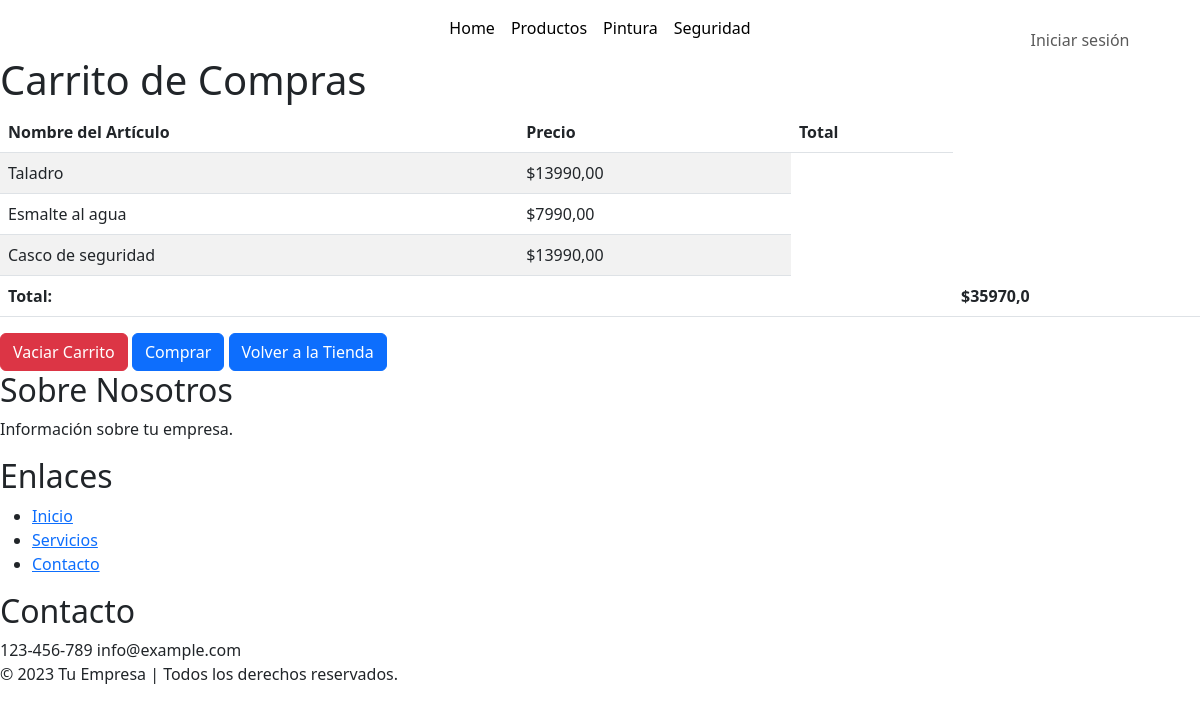
The page /ferremas/Carrito/ on the database its author committed.
### ferremas/models.py (models this page shows)
class articulo(models.Model):
    id_articulo = models.AutoField(primary_key=True)
    nombre = models.CharField(max_length=100, blank=False, null=False)
    precio = models.DecimalField(max_digits=10, decimal_places=2)
    def __str__(self):
        return self.nombre

### ferremas/views.py (the view)
# urls.py: path('Carrito/', views.mostrar_carrito, name='mostrar_carrito'),
def mostrar_carrito(request):
    articulos = articulo.objects.all()  # Obtienes todos los artículos, ajusta según tu lógica de negocio.
    total = sum(float(articulo.precio) for articulo in articulos)  # Calcula el total.
    print("Artículos:", articulos)
    print("Total:", total)
    return render(request, 'Carrito.html', {'articulos': articulos, 'total': total})

### ferremas/templates/Carrito.html (shortened to what this page needs)
{% extends "./base.html" %}
{% block body %}
{% load static %}
<h1>Carrito de Compras</h1>
{% if articulos %}
    <table class="table table-striped">
        <thead>
            <tr>
                <th>Nombre del Artículo</th>
                <th>Precio</th>
                <th>Total</th>
            </tr>
        </thead>
        <tbody>
            {% for articulo in articulos %}
            <tr>
                <td>{{ articulo.nombre }}</td>
                <td>${{ articulo.precio }}</td>
            </tr>
            {% endfor %}
                <tr>
                <td colspan="3"><strong>Total:</strong></td>
                <td><strong>${{ total }}</strong></td>
                </tr>
        </tbody>
    </table>
    <form action="{% url 'vaciar_carrito' %}" method="post" class="d-inline">
        <button type="submit" class="btn btn-danger">Vaciar Carrito</button>
    </form>
    <form action="{% url 'iniciar_pago' %}" method="post" class="d-inline">
        <button type="submit" class="btn btn-primary">Comprar</button>
    </form>
{% else %}
    <p>No hay artículos en el carrito.</p>
{% endif %}
<a href="{% url 'inicio' %}" class="btn btn-primary">Volver a la Tienda</a>
{% endblock %}

### rows shown on the page
articulo: nombre "Taladro", precio "13990,00"
articulo: nombre "Esmalte al agua", precio "7990,00"
articulo: nombre "Casco de seguridad", precio "13990,00"

### other values the page prints
{{ total }} "35970,0"
